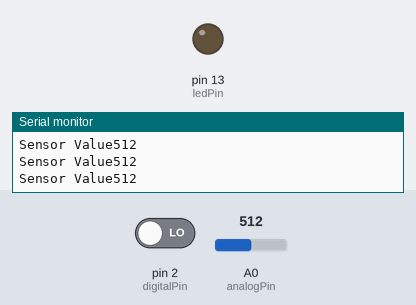
Recording of a sketch running on a simulated Arduino Uno, built with avr-gcc and run on an emulated ATmega328P. On the bench: output pins drawn as LEDs (lit = HIGH), the last lines printed to the serial monitor. The inputs (shaded band) are chosen by the test bench; at power-on: pin 2 (digitalPin) LOW, A0 (analogPin) = 512.

Above: at 1.3 s.
1.4 s: pin 2 (digitalPin) driven HIGH
At 2.0 s:
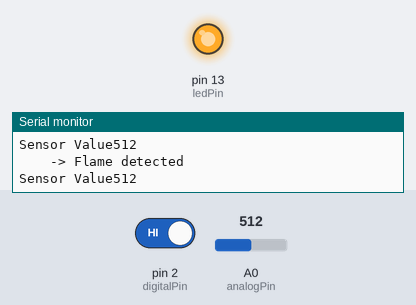
3.0 s: pin 2 (digitalPin) driven LOW
At 4.4 s:
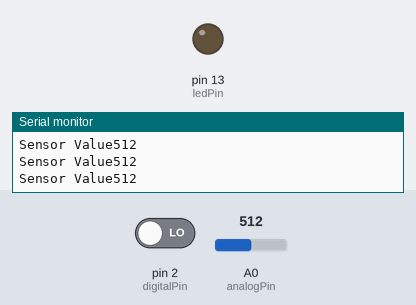
Timing chart, 0 to 6.0 s (numbered marks = the images above; inputs shaded):
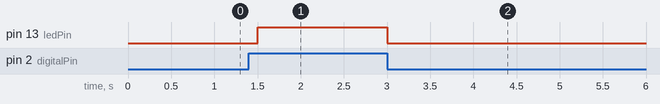

Measured:
- after the input at 1.4 s, pin 13 (ledPin): LOW → HIGH after 0.10 s
- after the input at 3.0 s, pin 13 (ledPin): HIGH → LOW at once

The sketch:

flame_snesor.ino
```cpp
const int ledPin = 13;
const int digitalPin = 2;
const int analogPin = A0;
int digitalVal;
int analogVal;
void setup(){
 Serial.begin(9600);

 pinMode(ledPin, OUTPUT);
 pinMode(digitalPin, INPUT);

 Serial.println(F("Flame Sensor Initialized"));
}
void loop(){
 readFlameSensor();
 delay(500);
}
void readFlameSensor(){
   // Read the digital interface
 digitalVal = digitalRead(digitalPin);
 if (digitalVal == HIGH){
   digitalWrite(ledPin, HIGH);
   Serial.println(F("    -> Flame detected"));
 }else{
   digitalWrite(ledPin, LOW);
 }
 // Read the analog interface
 analogVal = analogRead(analogPin);
 Serial.print(F("Sensor Value"));Serial.println(analogVal);
}
```
